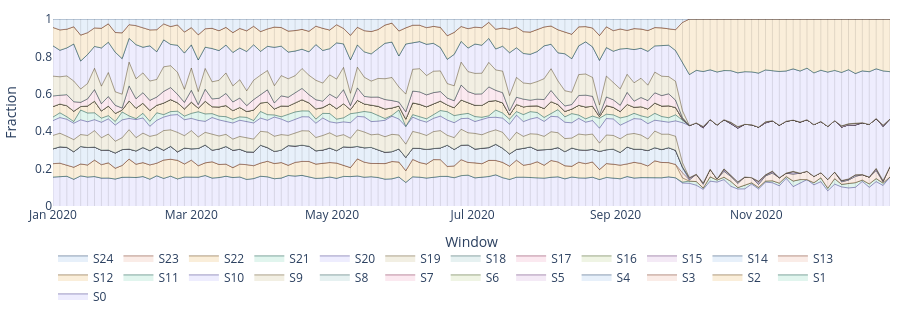
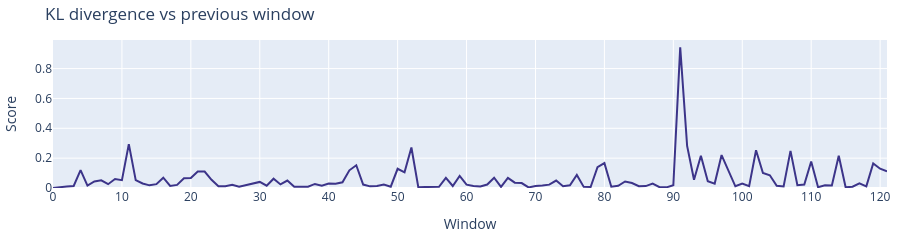

The notebook cell saved with these charts, in order:
### Code cell
dist_fig = kairo.plot_state_distribution(result.distribution, result.states)
kairo.add_window_boundaries(dist_fig, result.distribution["window_start"])
dist_fig.show()
signal_fig = kairo.plot_drift_signal(result.signal, title="KL divergence vs previous window")
signal_fig.show()   # the drift point at 60% should stand out
